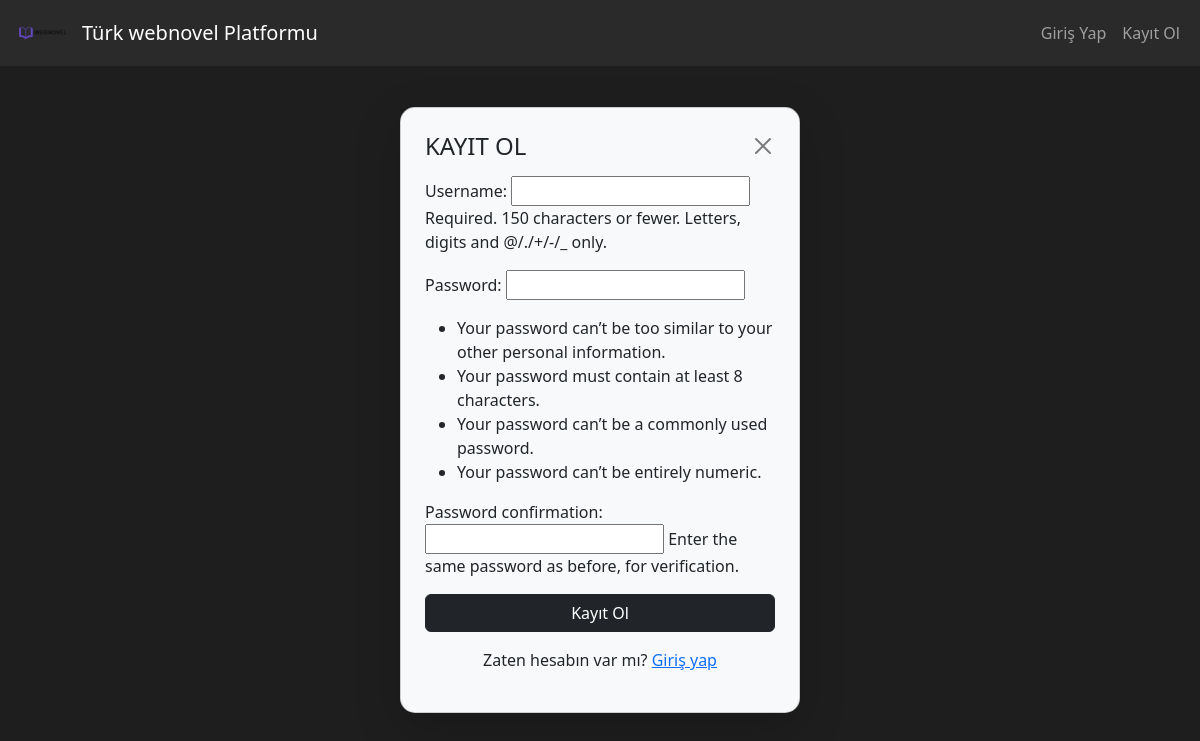
Screenshot of /register/ with the database file from the repository.
### novel/models.py (models this page shows, shortened)
class SiteSetting(models.Model):
    site_name = models.CharField(max_length=100, default="Webnovel Platformu")
    logo = models.ImageField(upload_to="site/", blank=True, null=True)
    class Meta:
        verbose_name = "Site Ayarı"
        verbose_name_plural = "Site Ayarları"

### novel/views.py (the view)
# urls.py: path("register/", nviews.register, name="register"),
def register(request):
    if request.method == "POST":
        form = UserCreationForm(request.POST)
        if form.is_valid():
            user = form.save()
            login(request, user)
            return redirect("index")
    else:
        form = UserCreationForm()
    return render(request, "register.html", {"form": form})

### novel/context_processors.py (called while the page is built)
def site_settings(request):
    try:
        setting = SiteSetting.objects.first()
    except SiteSetting.DoesNotExist:
        setting = None
    return {"site_setting": setting}

### templates/register.html (shortened to what this page needs)
{% extends "base.html" %}
{% block content %}
<div class="d-flex justify-content-center align-items-center" style="min-height: 80vh;">
    <div class="card shadow-lg p-4" style="max-width: 400px; width: 100%; background-color: #f8f9fa; border-radius: 15px;">
        <div class="d-flex justify-content-between align-items-center mb-3">
            <h4 class="mb-0">KAYIT OL</h4>
            <a href="/" class="btn-close"></a>
        </div>
        <form method="post">
            {{ form.as_p }}
            <button type="submit" class="btn btn-dark w-100">Kayıt Ol</button>
        </form>
        <div class="mt-3 text-center">
            <p>Zaten hesabın var mı? <a href="{% url 'login' %}">Giriş yap</a></p>
        </div>
    </div>
</div>
{% endblock %}

### templates/base.html (shortened to what this page needs)
<!DOCTYPE html>
<html lang="tr">
<head>
    <link href="https://cdn.jsdelivr.net/npm/bootstrap@5.3.3/dist/css/bootstrap.min.css" rel="stylesheet">
</head>
<body>
<nav class="navbar navbar-expand-lg navbar-dark">
    <div class="container-fluid">
        <a class="navbar-brand d-flex align-items-center" href="/">
            {% if site_setting and site_setting.logo %}
                <img src="{{ site_setting.logo.url }}" alt="Logo">
            {% endif %}
            <span>{{ site_setting.site_name|default:"Webnovel Platformu" }}</span>
        </a>
        <div class="collapse navbar-collapse justify-content-end">
            <ul class="navbar-nav">
                {% if user.is_authenticated %}
                    <li class="nav-item">
                        <span class="nav-link">Merhaba, {{ user.username }}</span>
                    </li>
                    <li class="nav-item">
    <form action="{% url 'logout' %}" method="post" style="display:inline;">
        {% csrf_token %}
        <button type="submit" class="btn btn-link nav-link"">
            Çıkış Yap
        </button>
    </form>
</li>
                {% else %}
                    <li class="nav-item">
                        <a class="nav-link" href="{% url 'login' %}">Giriş Yap</a>
                    </li>
                    <li class="nav-item">
                        <a class="nav-link" href="{% url 'register' %}">Kayıt Ol</a>
                    </li>
                {% endif %}
            </ul>
        </div>
    </div>
</nav>
<div class="container mt-4">
    {% block content %}{% endblock %}
</div>
</body>
</html>

### templates/base.html (style rules this page uses)
body { background-color: #1e1e1e; color: white; }
.navbar { background-color: #2a2a2a; }
.navbar-brand img { height: 40px; margin-right: 10px; }

### rows the page displays
SiteSetting: logo (picture), site_name "Türk webnovel Platformu"
